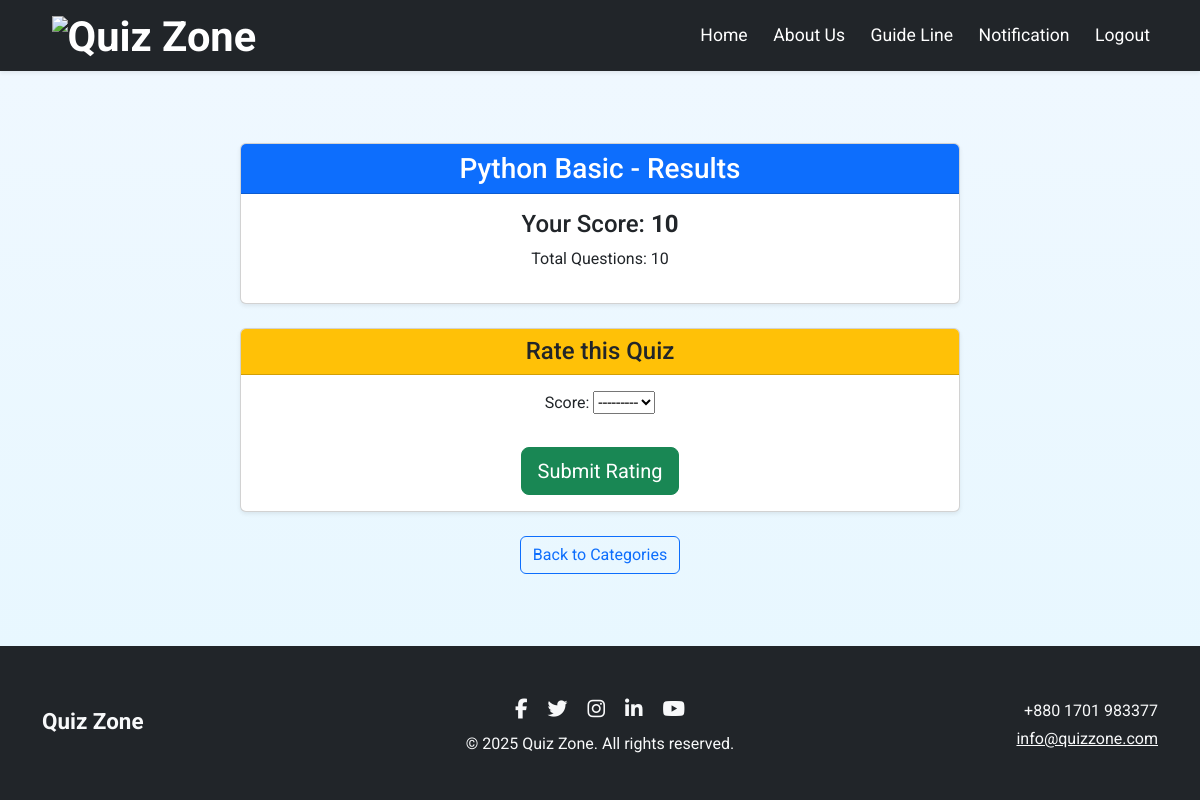
The page /quiz/1/result/ (signed in) on the database as committed earlier.
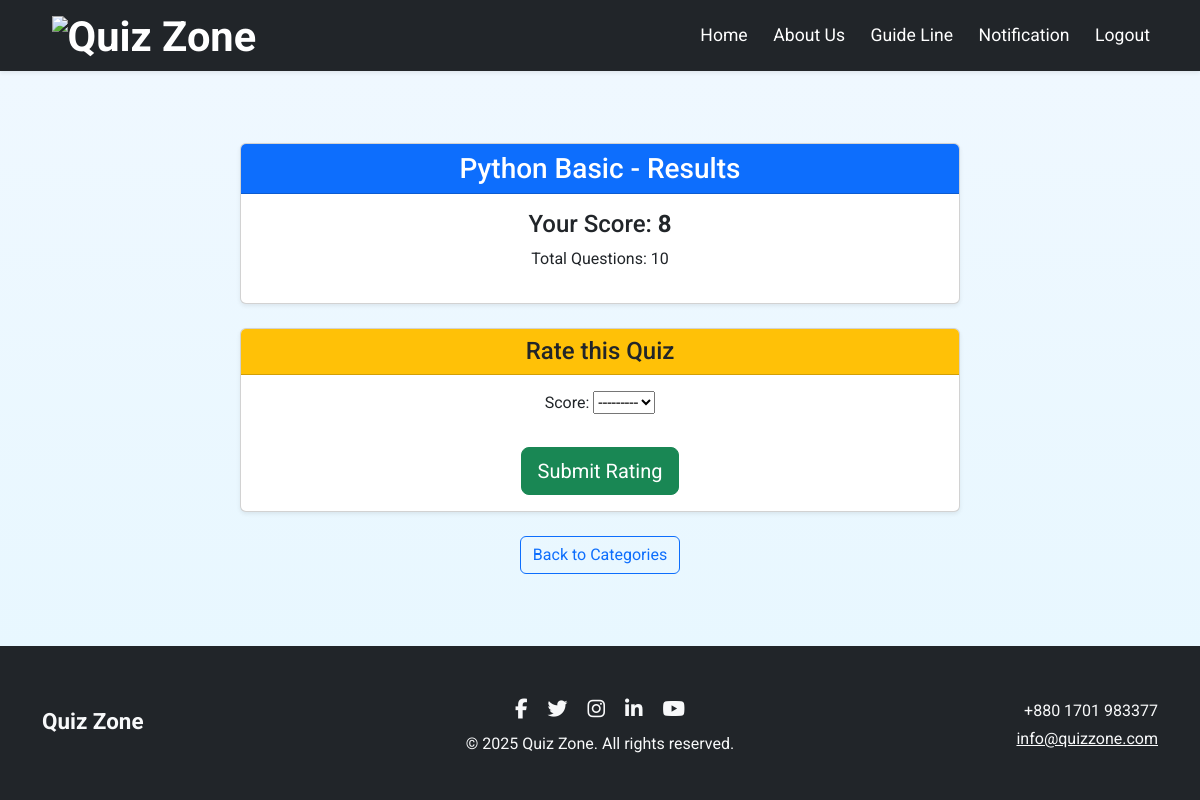
The same page on the database as committed later.
### quiz/models.py (models this page shows, shortened)
class QuizAttempt(models.Model):
    user = models.ForeignKey(settings.AUTH_USER_MODEL, on_delete=models.CASCADE, related_name='attempts')
    quiz = models.ForeignKey(Quiz, on_delete=models.CASCADE, related_name='attempts')
    score = models.PositiveIntegerField(default=0)
    started_at = models.DateTimeField(default=timezone.now)
    completed_at = models.DateTimeField(blank=True, null=True)

### quiz/views.py (the view)
# urls.py: path("quiz/<int:quiz_id>/result/", views.quiz_results, name="quiz_result"),
@login_required
def quiz_results(request, quiz_id):
    quiz = get_object_or_404(Quiz, id=quiz_id)
    user = request.user
    if quiz.questions.count() == 0:
        messages.warning(request, "This quiz has no questions yet, rating not allowed.")
        return redirect('quiz:category_list')
    attempt = QuizAttempt.objects.filter(user=user, quiz=quiz).order_by('-completed_at').first()
    if not attempt:
        messages.info(request, "You need to attempt the quiz first before rating.")
        return redirect('quiz:start_quiz', quiz_id=quiz.id)
    try:
        user_rating = Rating.objects.get(user=user, quiz=quiz)
    except Rating.DoesNotExist:
        user_rating = None
    if request.method == "POST" and not user_rating:
        form = RatingForm(request.POST)
        if form.is_valid():
            rating = form.save(commit=False)
            rating.user = user
            rating.quiz = quiz
            rating.save()
            messages.success(request, f"Thank you for rating {quiz.title}!")
            return redirect('quiz:home')
    else:
        form = RatingForm()
    return render(request, 'quiz_result.html', {
        'quiz': quiz,
        'attempt': attempt,
        'form': form,
        'user_rating': user_rating
    })

### quiz/forms.py
class RatingForm(forms.ModelForm):
    class Meta:
        model = Rating
        fields = ['score']

### authentications/authentication.py (called while the page is built)
    def get_user(self, user_id):
        try:
            return User.objects.get(pk=user_id)
        except User.DoesNotExist:
            return None

### quiz/context_processors.py (called while the page is built)
def auth_status(request):
    return {
        'logged_in': request.user.is_authenticated
    }

### templates/quiz_result.html (shortened to what this page needs)
{% extends "base.html" %}
{% block content %}
<div class="container py-5">
    <div class="row justify-content-center">
        <div class="col-md-8">
            <div class="card shadow-sm mb-4">
                <div class="card-header bg-primary text-white">
                    <h3 class="mb-0 text-center">{{ quiz.title }} - Results</h3>
                </div>
                <div class="card-body text-center">
                    {% if attempt %}
                        <p class="h4">Your Score: <span class="fw-bold">{{ attempt.score }}</span></p>
                        <p>Total Questions: {{ quiz.questions.count }}</p>
                    {% else %}
                        <p class="text-danger">You have not attempted this quiz yet.</p>
                    {% endif %}
                </div>
            </div>
            <div class="card shadow-sm">
                <div class="card-header bg-warning text-dark">
                    <h4 class="mb-0 text-center">Rate this Quiz</h4>
                </div>
                <div class="card-body text-center">
                    {% if user_rating %}
                        <p class="h5">You rated this quiz:</p>
                        <p class="display-6 text-warning">
                            {% for i in "1234567"|slice:":user_rating.score"|make_list %}
                                ★
                            {% endfor %}
                            {% for i in "1234567"|slice:"user_rating.score:"|make_list %}
                                <span style="color: lightgray;">★</span>
                            {% endfor %}
                        </p>
                    {% else %}
                        <form method="post" class="d-inline-block">
                            {{ form.as_p }}
                            <button type="submit" class="btn btn-success btn-lg mt-3">Submit Rating</button>
                        </form>
                    {% endif %}
                </div>
            </div>
            <div class="text-center mt-4">
                <a href="{% url 'quiz:category_list' %}" class="btn btn-outline-primary">Back to Categories</a>
            </div>
        </div>
    </div>
</div>
{% endblock %}

Rows that differ between the two databases and show on the page:
changed QuizAttempt: score "10" → "8"
